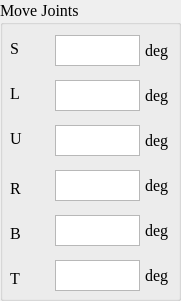
     <widget class="QGroupBox" name="MoveJointBox_2">
      <property name="geometry">
       <rect>
        <x>210</x>
        <y>10</y>
        <width>181</width>
        <height>301</height>
       </rect>
      </property>
      <property name="minimumSize">
       <size>
        <width>151</width>
        <height>286</height>
       </size>
      </property>
      <property name="font">
       <font>
        <family>Times New Roman</family>
        <pointsize>12</pointsize>
       </font>
      </property>
      <property name="title">
       <string>Move Joints</string>
      </property>
      <widget class="QLabel" name="label_82">
       <property name="geometry">
        <rect>
         <x>10</x>
         <y>40</y>
         <width>16</width>
         <height>16</height>
        </rect>
       </property>
       <property name="minimumSize">
        <size>
         <width>16</width>
         <height>16</height>
        </size>
       </property>
       <property name="text">
        <string>S</string>
       </property>
      </widget>
      <widget class="QTextEdit" name="S_move_text">
       <property name="geometry">
        <rect>
         <x>55</x>
         <y>35</y>
         <width>85</width>
         <height>31</height>
        </rect>
       </property>
       <property name="minimumSize">
        <size>
         <width>0</width>
         <height>0</height>
        </size>
       </property>
       <property name="font">
        <font>
         <pointsize>10</pointsize>
        </font>
       </property>
      </widget>
      <widget class="QLabel" name="label_83">
       <property name="geometry">
        <rect>
         <x>10</x>
         <y>85</y>
         <width>16</width>
         <height>16</height>
        </rect>
       </property>
       <property name="minimumSize">
        <size>
         <width>16</width>
         <height>16</height>
        </size>
       </property>
       <property name="text">
        <string>L</string>
       </property>
      </widget>
      <widget class="QTextEdit" name="L_move_text">
       <property name="geometry">
        <rect>
         <x>55</x>
         <y>80</y>
         <width>85</width>
         <height>31</height>
        </rect>
       </property>
       <property name="minimumSize">
        <size>
         <width>0</width>
         <height>0</height>
        </size>
       </property>
       <property name="font">
        <font>
         <pointsize>10</pointsize>
        </font>
       </property>
      </widget>
      <widget class="QTextEdit" name="U_move_text">
       <property name="geometry">
        <rect>
         <x>55</x>
         <y>125</y>
         <width>85</width>
         <height>31</height>
        </rect>
       </property>
       <property name="minimumSize">
        <size>
         <width>0</width>
         <height>0</height>
        </size>
       </property>
       <property name="font">
        <font>
         <pointsize>10</pointsize>
        </font>
       </property>
      </widget>
      <widget class="QLabel" name="label_84">
       <property name="geometry">
        <rect>
         <x>10</x>
         <y>130</y>
         <width>16</width>
         <height>16</height>
        </rect>
       </property>
       <property name="minimumSize">
        <size>
         <width>16</width>
         <height>16</height>
        </size>
       </property>
       <property name="text">
        <string>U</string>
       </property>
      </widget>
      <widget class="QLabel" name="label_85">
       <property name="geometry">
        <rect>
         <x>10</x>
         <y>180</y>
         <width>36</width>
         <height>16</height>
        </rect>
       </property>
       <property name="minimumSize">
        <size>
         <width>16</width>
         <height>16</height>
        </size>
       </property>
       <property name="text">
        <string>R</string>
       </property>
      </widget>
      <widget class="QTextEdit" name="R_move_text">
       <property name="geometry">
        <rect>
         <x>55</x>
         <y>170</y>
         <width>85</width>
         <height>31</height>
        </rect>
       </property>
       <property name="minimumSize">
        <size>
         <width>0</width>
         <height>0</height>
        </size>
       </property>
       <property name="font">
        <font>
         <pointsize>10</pointsize>
        </font>
       </property>
      </widget>
      <widget class="QTextEdit" name="T_move_text">
       <property name="geometry">
        <rect>
         <x>55</x>
         <y>260</y>
         <width>85</width>
         <height>31</height>
        </rect>
       </property>
       <property name="minimumSize">
        <size>
         <width>0</width>
         <height>0</height>
        </size>
       </property>
       <property name="font">
        <font>
         <pointsize>10</pointsize>
        </font>
       </property>
      </widget>
      <widget class="QTextEdit" name="B_move_text">
       <property name="geometry">
        <rect>
         <x>55</x>
         <y>215</y>
         <width>85</width>
         <height>31</height>
        </rect>
       </property>
       <property name="minimumSize">
        <size>
         <width>0</width>
         <height>0</height>
        </size>
       </property>
       <property name="font">
        <font>
         <pointsize>10</pointsize>
        </font>
       </property>
      </widget>
      <widget class="QLabel" name="label_86">
       <property name="geometry">
        <rect>
         <x>10</x>
         <y>225</y>
         <width>41</width>
         <height>16</height>
        </rect>
       </property>
       <property name="minimumSize">
        <size>
         <width>16</width>
         <height>16</height>
        </size>
       </property>
       <property name="text">
        <string>B</string>
       </property>
      </widget>
      <widget class="QLabel" name="label_87">
       <property name="geometry">
        <rect>
         <x>10</x>
         <y>270</y>
         <width>36</width>
         <height>16</height>
        </rect>
       </property>
       <property name="minimumSize">
        <size>
         <width>16</width>
         <height>16</height>
        </size>
       </property>
       <property name="text">
        <string>T</string>
       </property>
      </widget>
      <widget class="QLabel" name="label_88">
       <property name="geometry">
        <rect>
         <x>145</x>
         <y>40</y>
         <width>31</width>
         <height>21</height>
        </rect>
       </property>
       <property name="minimumSize">
        <size>
         <width>16</width>
         <height>16</height>
        </size>
       </property>
       <property name="text">
        <string>deg</string>
       </property>
      </widget>
      <widget class="QLabel" name="label_89">
       <property name="geometry">
        <rect>
         <x>145</x>
         <y>85</y>
         <width>31</width>
         <height>21</height>
        </rect>
       </property>
       <property name="minimumSize">
        <size>
         <width>16</width>
         <height>16</height>
        </size>
       </property>
       <property name="text">
        <string>deg</string>
       </property>
      </widget>
      <widget class="QLabel" name="label_90">
       <property name="geometry">
        <rect>
         <x>145</x>
         <y>130</y>
         <width>31</width>
         <height>21</height>
        </rect>
       </property>
       <property name="minimumSize">
        <size>
         <width>16</width>
         <height>16</height>
        </size>
       </property>
       <property name="text">
        <string>deg</string>
       </property>
      </widget>
      <widget class="QLabel" name="label_91">
       <property name="geometry">
        <rect>
         <x>145</x>
         <y>175</y>
         <width>31</width>
         <height>21</height>
        </rect>
       </property>
       <property name="minimumSize">
        <size>
         <width>16</width>
         <height>16</height>
        </size>
       </property>
       <property name="text">
        <string>deg</string>
       </property>
      </widget>
      <widget class="QLabel" name="label_92">
       <property name="geometry">
        <rect>
         <x>145</x>
         <y>220</y>
         <width>31</width>
         <height>21</height>
        </rect>
       </property>
       <property name="minimumSize">
        <size>
         <width>16</width>
         <height>16</height>
        </size>
       </property>
       <property name="text">
        <string>deg</string>
       </property>
      </widget>
      <widget class="QLabel" name="label_93">
       <property name="geometry">
        <rect>
         <x>145</x>
         <y>265</y>
         <width>31</width>
         <height>21</height>
        </rect>
       </property>
       <property name="minimumSize">
        <size>
         <width>16</width>
         <height>16</height>
        </size>
       </property>
       <property name="text">
        <string>deg</string>
       </property>
      </widget>
     </widget>
